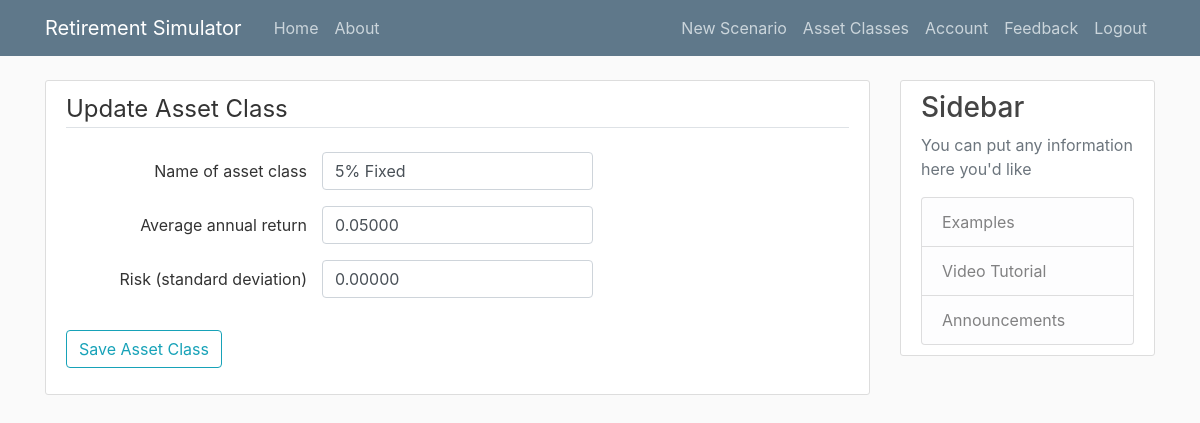
Page /asset_classes/4/update (signed in) on the committed database.
### Simulation/models.py (models this page shows, shortened)
class AssetClass(db.Model):
    id = db.Column(db.Integer, primary_key=True)
    date_created = db.Column(db.DateTime, nullable=False, default=datetime.utcnow)
    title = db.Column(db.String(100), nullable=True)
    avg_ret = db.Column(db.Float, nullable=False)
    std_dev = db.Column(db.Float, nullable=False)

### Simulation/asset_classes/routes.py (the view)
@asset_classes.route("/asset_classes/<int:asset_class_id>/update", methods=['GET', 'POST'])
@login_required
def update_asset_class(asset_class_id):
    asset_class = AssetClass.query.get_or_404(asset_class_id)
    form = AssetClassForm()
    print("{:.2%}".format(asset_class.avg_ret))
    if form.validate_on_submit():
        if form.submit.data:
            asset_class.title = form.title.data
            asset_class.avg_ret = form.avg_ret.data
            asset_class.std_dev = form.std_dev.data
            db.session.commit()
            flash('Your asset class data have been updated!', 'success')
        else:
            flash('Changes to your asset class have been discarded', 'success')
        return redirect(url_for('asset_classes.list_asset_classes'))
    elif request.method == 'GET':
        form.title.data = asset_class.title
        form.std_dev.data = asset_class.std_dev
        form.avg_ret.data = asset_class.avg_ret
    return render_template('asset_class.html', form=form, legend='Update Asset Class')

### Simulation/asset_classes/forms.py
class AssetClassForm(FlaskForm):
    title = StringField(label='Name of asset class', validators=[InputRequired(message='Required')])
    avg_ret = DecimalField(label='Average annual return', places=5,
                           number_format="{:.2%}", validators=[InputRequired(message='Required')])
    std_dev = DecimalField(label='Risk (standard deviation)', places=5, number_format="{:.2%}", validators=[InputRequired(message='Required')])
    submit = SubmitField('Save Asset Class')

### Simulation/models.py (called while the page is built)
@login_manager.user_loader
def load_user(user_id):
    return User.query.get(int(user_id))

### Simulation/templates/asset_class.html (shortened to what this page needs)
{% extends "layout.html" %}
{% block content %}
    <div class="content-section">
        <form method="POST" action="" enctype="multipart/form-data">
            <fieldset class="form-group">
                <legend class="border-bottom mb-4">{{ legend }}</legend>
                <div class="form-group row">
                    {{ form.title.label(class="col-md-4 col-form-label text-right") }}
                    {% if form.title.errors %}
                        {{ form.title(class="form-control form-control-md is-invalid") }}
                        <div class="invalid-feedback">
                            {% for error in form.title.errors %}
                                <span>{{ error }}</span>
                            {% endfor %}
                        </div>
                    {% else %}
                        {{ form.title(class="form-control form-control-md col-md-4") }}
                    {% endif %}
                </div>
                <div class="form-group row">
                    {{ form.avg_ret.label(class="col-md-4 col-form-label text-right") }}
                    {% if form.avg_ret.errors %}
                        {{ form.avg_ret(class="form-control form-control-md is-invalid") }}
                        <div class="invalid-feedback">
                            {% for error in form.avg_ret.errors %}
                                <span>{{ error }}</span>
                            {% endfor %}
                        </div>
                    {% else %}
                        {{ form.avg_ret(class="form-control form-control-md col-md-4") }}
                    {% endif %}
                </div>
                <div class="form-group row">
                    {{ form.std_dev.label(class="col-md-4 col-form-label text-right") }}
                    {% if form.std_dev.errors %}
                        {{ form.std_dev(class="form-control form-control-md is-invalid") }}
                        <div class="invalid-feedback">
                            {% for error in form.std_dev.errors %}
                                <span>{{ error }}</span>
                            {% endfor %}
                        </div>
                    {% else %}
                        {{ form.std_dev(class="form-control form-control-md col-md-4") }}
                    {% endif %}
                </div>
            </fieldset>
            <div class="form-group">
                {{ form.submit(class="btn btn-outline-info") }}
            </div>
        </form>
    </div>
{% endblock content %}

### Simulation/static/main.css (style rules this page uses)
body { background: #fafafa; color: #333333; margin-top: 5rem; }
.content-section { background: #ffffff; padding: 10px 20px; border: 1px solid #dddddd; border-radius: 3px; margin-bottom: 20px; }

### rows in the picture
AssetClass: title "5% Fixed", avg_ret "0.05000", std_dev "0.00000"

### other values in the picture
{{ legend }} "Update Asset Class"
